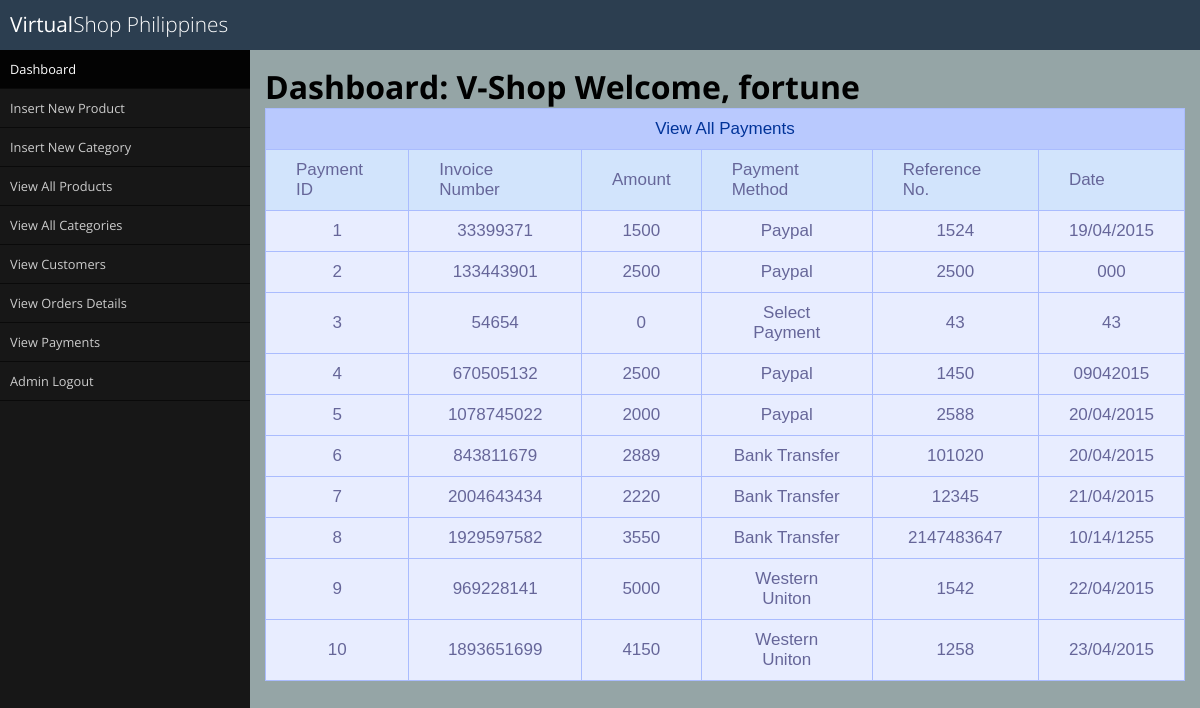
The page /admin_area/index.php?view_payments (signed in) on the database its author committed.
### tables this page shows
CREATE TABLE IF NOT EXISTS `payments` (
  `payment_id` int(10) NOT NULL AUTO_INCREMENT,
  `invoice_no` int(10) NOT NULL,
  `amount` int(10) NOT NULL,
  `payment_mode` text NOT NULL,
  `ref_no` int(10) NOT NULL,
  `payment_date` text NOT NULL,
  PRIMARY KEY (`payment_id`)
);

### admin_area/view_payments.php (the view, shortened to what this page needs)
<html>
 <head>
 </head>
	<body>
		<?php
			if(isset($_GET['view_payments'])) { ?>
				<table class="tg">
				  <tr>
					<th class="tg-s6z2" colspan="8">View All Payments</th>
				  </tr>
				  <tr>
					<td class="tg-vn4c">Payment ID 	</td>
					<td class="tg-vn4c">Invoice Number           </td>
					<td class="tg-vn4c">Amount            </td>
					<td class="tg-vn4c">Payment Method          </td>
					<td class="tg-vn4c">Reference No.            </td>
					<td class="tg-vn4c">Date            </td>
				  </tr>
				  <?php
					include("includes/db.php");
					$get_payments = "select * from payments";
					$run_payments = mysqli_query($con,$get_payments);
					while($row_payments = mysqli_fetch_array($run_payments))
					{
						$payment_id = $row_payments['payment_id'];
						$invoice = $row_payments['invoice_no'];
						$amount = $row_payments['amount'];
						$payment_m=$row_payments['payment_mode'];
						$ref_no=$row_payments['ref_no'];
						$date=$row_payments['payment_date'];
				  ?>
				 <tr align="center">
				 	<td><?php echo $payment_id;?> </td>
				 <td bgcolor="FFCCCC"><?php echo $invoice;?> </td>
				 <td><?php echo $amount;?> </td>
				  <td><?php echo $payment_m;?> </td>
				  <td><?php echo $ref_no;?> </td>
				 <td><?php echo $date;?> </td>
				  <?php } ?>
				</table>
			<?php } ?>
	</body>
</html>

### admin_area/styles/global.css (style rules this page uses)
* { margin: 0; padding: 0; box-sizing: border-box; }
body { font-family: 'Open Sans'; }

### admin_area/view_payments.php (style rules this page uses)
.tg { border-collapse:collapse;border-spacing:0;border-color:#aabcfe; }
.tg td { font-family:Arial, sans-serif;font-size:17px;padding:10px 30px;border-style:solid;border-width:1px;overflow:hidden;word-break:normal;border-color:#aabcfe;color:#669;background-color:#e8edff; }
.tg th { font-family:Arial, sans-serif;font-size:17px;font-weight:normal;padding:10px 5px;border-style:solid;border-width:1px;overflow:hidden;word-break:normal;border-color:#aabcfe;color:#039;background-color:#b9c9fe; }
.tg .tg-s6z2 { text-align:center }
.tg .tg-vn4c { background-color:#D2E4FC }

### rows shown on the page
payments: payment_id "1", invoice_no "33399371", amount "1500", payment_mode "Paypal", ref_no "1524", payment_date "19/04/2015"
payments: payment_id "2", invoice_no "133443901", amount "2500", payment_mode "Paypal", ref_no "2500", payment_date "000"
payments: payment_id "3", invoice_no "54654", amount "0", payment_mode "Select Payment", ref_no "43", payment_date "43"
payments: payment_id "4", invoice_no "670505132", amount "2500", payment_mode "Paypal", ref_no "1450", payment_date "09042015"
payments: payment_id "5", invoice_no "1078745022", amount "2000", payment_mode "Paypal", ref_no "2588", payment_date "20/04/2015"
payments: payment_id "6", invoice_no "843811679", amount "2889", payment_mode "Bank Transfer", ref_no "101020", payment_date "20/04/2015"
payments: payment_id "7", invoice_no "2004643434", amount "2220", payment_mode "Bank Transfer", ref_no "12345", payment_date "21/04/2015"
payments: payment_id "8", invoice_no "1929597582", amount "3550", payment_mode "Bank Transfer", ref_no "2147483647", payment_date "10/14/1255"
payments: payment_id "9", invoice_no "969228141", amount "5000", payment_mode "Western Uniton", ref_no "1542", payment_date "22/04/2015"
payments: payment_id "10", invoice_no "1893651699", amount "4150", payment_mode "Western Uniton", ref_no "1258", payment_date "23/04/2015"
